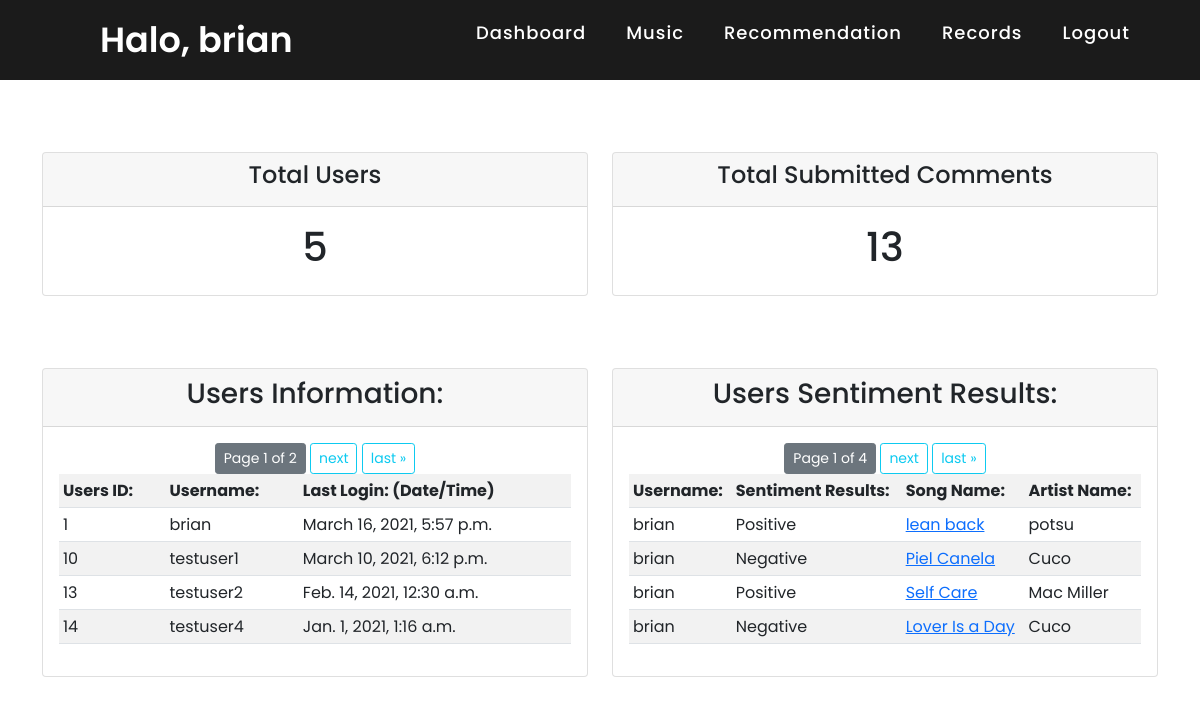
The page /dashboard/ (signed in) on the database its author committed.
### accounts/models.py (models this page shows, shortened)
class Sentiment_Records(models.Model):
    song_comments = models.TextField(max_length=500)
    sentiment_result = models.TextField(max_length=200)
    sentiment_polarity = models.FloatField(validators=[MinValueValidator(-1), MaxValueValidator(1)])
    sentiment_subjectivity = models.FloatField(validators=[MinValueValidator(0), MaxValueValidator(1)])
    date_created = models.DateTimeField(auto_now_add=True, null=True)
    usr = models.ForeignKey(User, null=True, on_delete=models.SET_NULL)
    song = models.ForeignKey(Songs, null=True, on_delete=models.SET_NULL)

class Songs(models.Model):
    artist_name = models.TextField(max_length=200)
    Song_name = models.TextField(max_length=200)
    album_name = models.TextField(max_length=200)
    track_number =  models.TextField(max_length=100)
    release_date = models.TextField(max_length=100)
    popularity = models.IntegerField(default=0)
    songs_id = models.TextField(max_length=100)
    Song_image = models.TextField(max_length=500)
    Song_preview = models.TextField(max_length=500)
    date_created = models.DateTimeField(auto_now_add=True, null=True)
    likes = models.ManyToManyField(User, related_name='songs_post')

### accounts/decorators.py (the view)
		def wrapper_func(request, *args, **kwargs):
			group = None
			if request.user.groups.exists():
				group = request.user.groups.all()[0].name
			if group in allowed_roles:
				return view_func(request, *args, **kwargs)
			else:
				return redirect('404')

### accounts/views.py (called while the page is built)
@login_required(login_url='login')
@allowed_users(allowed_roles=['admin'])
@admin_only
def AdminHomepage(request):
	users  = User.objects.all()
	paginator2 = Paginator(users, 4)
	page_number2 = request.GET.get('page2')
	page_obj2 = paginator2.get_page(page_number2)
	comments = Sentiment_Records.objects.all()
	paginator = Paginator(comments, 4)
	page_number = request.GET.get('page')
	page_obj = paginator.get_page(page_number)
	groups = Group.objects.all()
	total_users = users.count()
	total_comments = comments.count()
	context = {'users':page_obj2, 'comments':page_obj, 'groups':groups, 'total_users':total_users, 'total_comments':total_comments}
	return render(request, 'accounts/dashboard.html', context)

### accounts/templates/accounts/dashboard.html (shortened to what this page needs)
{% extends 'accounts/main.html' %}
   {% block content %}
<br>
<br>
<br>
<div class="row">
	<div class="col">
		<div class="col-md">
			<div class="card text-center">
			  	<div class="card-header">
			  		<h4 class="card-title">Total Users</h4>
			  	</div>
			  	<div class="card-body">
			    	<h1 class="card-title">{{total_users}}</h1>
			  	</div>
			</div>
		</div>
	</div>
	<div class="col">
		<div class="col-md">
			<div class="card text-center">
			  	<div class="card-header">
			  		<h4 class="card-title">Total Submitted Comments</h4>
			  	</div>
			  	<div class="card-body">
			    	<h1 class="card-title">{{total_comments}}</h1>
			  	</div>
			</div>
		</div>
	</div>
</div>
<br>
<br>
<br>
<div class="row">
	<div class="col">
		<div class="col-md">
			<div class="card text-center">
			  	<div class="card-header">
			  		<h3 class="card-title">Users Information: </h3>
			  	</div>
			  	<div class="card-body">
                			<span class="current">
                    			<a class="btn btn-sm btn-secondary" disabled >Page {{ users.number }} of {{ users.paginator.num_pages }}</a>
                			</span>
				              {% if users.has_next %}
				                  <a href="?page2={{ users.next_page_number }}" class="btn btn-outline-info btn-sm">next</a>
				                  <a href="?page2={{ users.paginator.num_pages }}" class="btn btn-outline-info btn-sm">last &raquo;</a>
				              {% endif %}
				              <br>
			    	<table class="table table-sm table-striped table-hover">
						<tr>
							<th>Users ID: </th>
							<th>Username: </th>
							<th>Last Login: (Date/Time)</th>
						</tr>
						{% for user in users %}
						<tr>
							<td>{{user.id}}</td>
							<td>{{user.username}}</td>
							<td>{{user.last_login}}</td>
						</tr>
						{% endfor %}
					</table>
			  	</div>
			</div>
		</div>
	</div>
	<div class="col">
		<div class="col-md">
			<div class="card text-center">
			  	<div class="card-header">
			  		<h3 class="card-title">Users Sentiment Results: </h3>
			  	</div>
			  	<div class="card-body">
                			<span class="current">
                    			<a class="btn btn-sm btn-secondary" disabled >Page {{ comments.number }} of {{ comments.paginator.num_pages }}</a>
                			</span>
				              {% if comments.has_next %}
				                  <a href="?page={{ comments.next_page_number }}" class="btn btn-outline-info btn-sm">next</a>
				                  <a href="?page={{ comments.paginator.num_pages }}" class="btn btn-outline-info btn-sm">last &raquo;</a>
				              {% endif %}
				              <br>
			    	<table class="table table-sm table-striped table-hover">
						<tr>
							<th>Username: </th>
							<th>Sentiment Results: </th>
							<th>Song Name: </th>
							<th>Artist Name: </th>
						</tr>
						{% for comment in comments %}
						<tr>
							<td>{{comment.usr}}</td>
							<td>{{comment.sentiment_result}}</td>
							<td><a href ="{% url 'music_profile' comment.song.id %}">{{comment.song.Song_name}}</a></td>
							<td>{{comment.song.artist_name}}</td>
						</tr>
						{% endfor %}
					</table>
			  	</div>
			</div>
		</div>
	</div>
</div>
   {% endblock %}

### accounts/templates/accounts/navbar.html (shortened to what this page needs)
<nav>
      <div class="logo">
		Halo, {{request.user}}
	 </div>
      <ul>
      	{% if request.user.is_staff %}
      	<li><a href="{% url 'dashboard' %}">Dashboard</a></li>
      	{% endif %}
		<li><a href="{% url 'music' %}">Music</a></li>
		<li><a href="{% url 'recommendation' %}">Recommendation</a></li>
		<li><a href="{% url 'records' %}">Records</a></li>
		<li><a href="{% url 'logout' %}">Logout</a></li>
	  </ul>
</nav>

### accounts/static/css/nav.css (style rules this page uses)
* { margin: 0; padding: 0; box-sizing: border-box; font-family: 'Poppins', sans-serif; }
nav { display: flex; height: 80px; width: 100%; background: #1b1b1b; align-items: center; justify-content: space-between; padding: 0 50px 0 100px; flex-wrap: wrap; }
nav .logo { color: #fff; font-size: 35px; font-weight: 600; }
nav ul { display: flex; flex-wrap: wrap; list-style: none; }
nav ul li { margin: 0 5px; }
nav ul li a { color: #fff; text-decoration: none; font-size: 18px; font-weight: 500; padding: 8px 15px; border-radius: 5px; letter-spacing: 1px; }

### rows shown on the page
Sentiment_Records: usr "brian", sentiment_result "Positive", song.Song_name "lean back", song.artist_name "potsu"
Sentiment_Records: usr "brian", sentiment_result "Negative", song.Song_name "Piel Canela", song.artist_name "Cuco"
Sentiment_Records: usr "brian", sentiment_result "Positive", song.Song_name "Self Care", song.artist_name "Mac Miller"
Sentiment_Records: usr "brian", sentiment_result "Negative", song.Song_name "Lover Is a Day", song.artist_name "Cuco"

### other values the page prints
{{ request.user }} "brian"
{{ total_users }} "5"
{{ total_comments }} "13"
{{ users.number }} "1"
{{ users.paginator.num_pages }} "2"
{{ user.id }} "1"
{{ user.username }} "brian"
{{ user.last_login }} "March 16, 2021, 5:57 p.m."
{{ user.id }} "10"
{{ user.username }} "testuser1"
{{ user.last_login }} "March 10, 2021, 6:12 p.m."
{{ user.id }} "13"
{{ user.username }} "testuser2"
{{ user.last_login }} "Feb. 14, 2021, 12:30 a.m."
{{ user.id }} "14"
